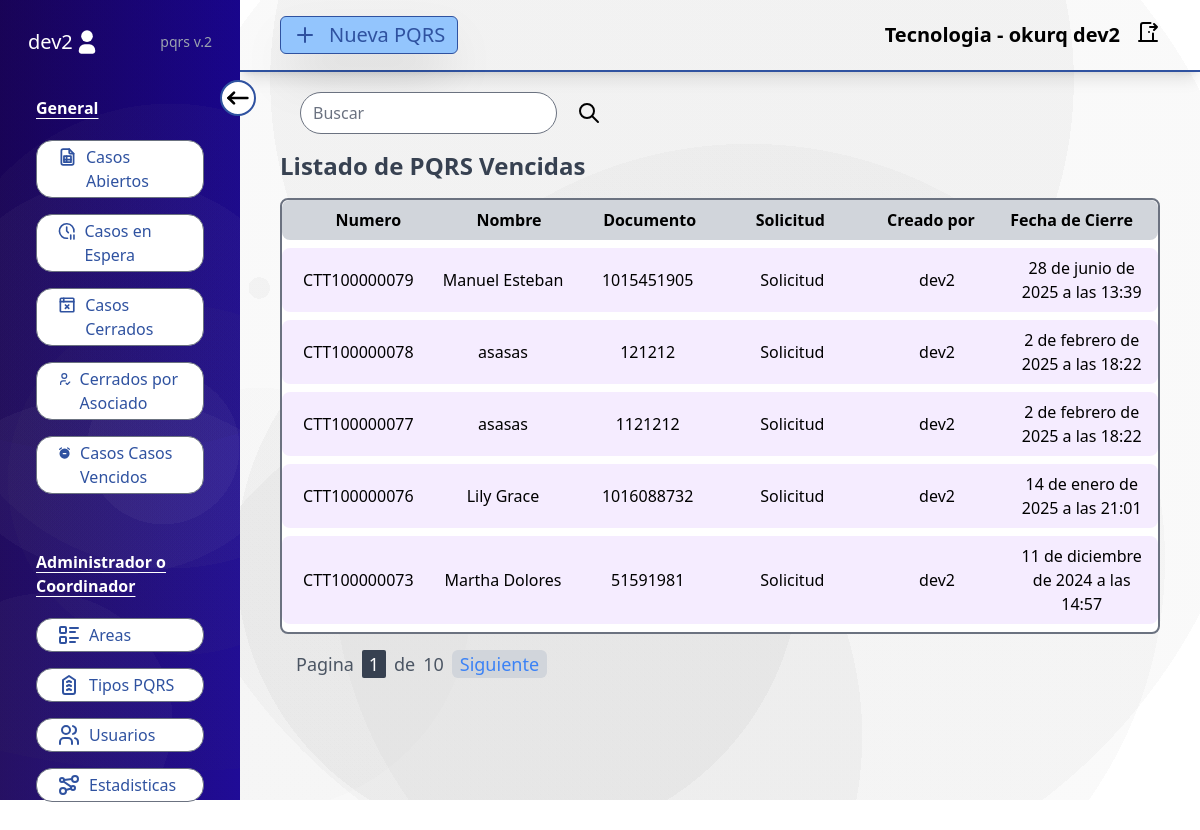
The app's page /pqrs-expiradas/ (signed in), older data.
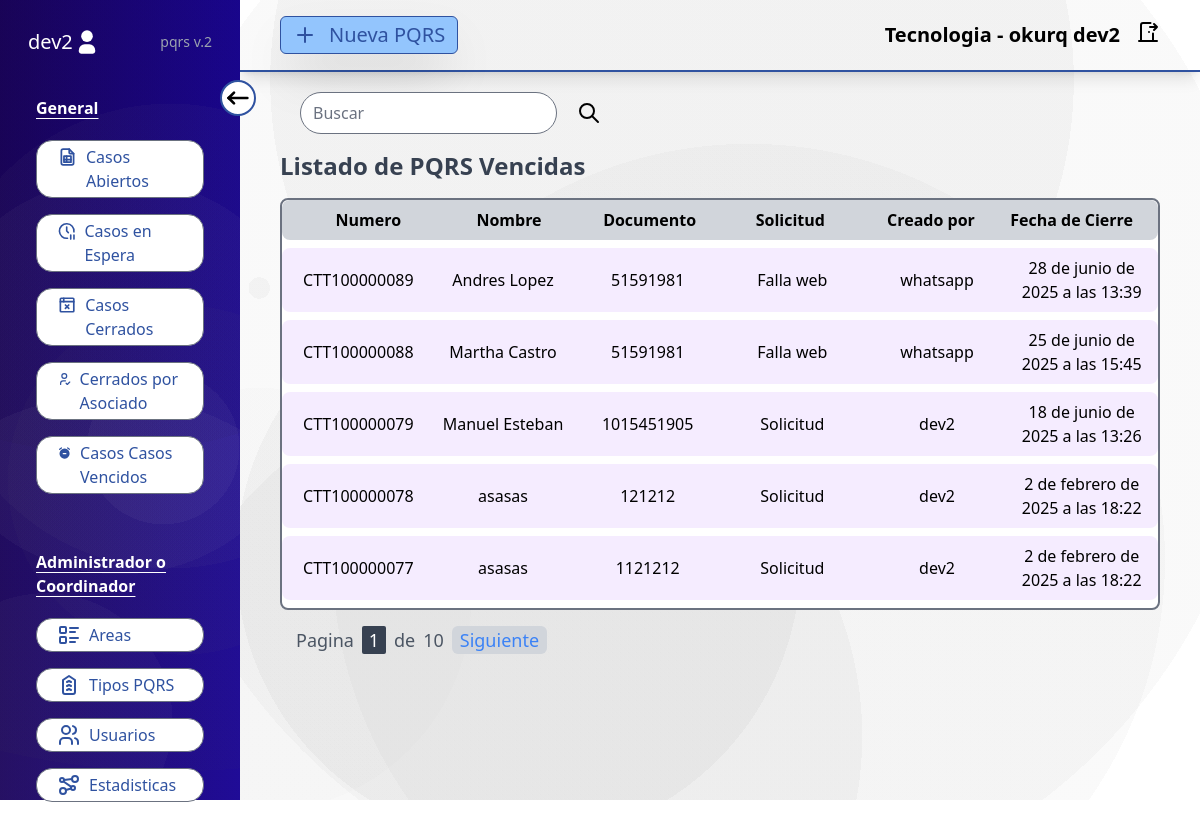
The same page, newer data.
### users/models.py (models this page shows, shortened)
class PQRS(models.Model):
    num = models.CharField(max_length=20, null=True, blank=True, unique=True)
    typePQRS = models.ForeignKey(TypesPQRS, on_delete=models.CASCADE)
    areas = models.CharField(max_length=1000, null=True, blank=True)
    name = models.CharField(max_length=200)
    asociado = models.IntegerField()
    email = models.EmailField()
    phone = models.IntegerField()
    description = models.CharField(max_length=1000)
    created = models.DateTimeField(auto_now_add=True)
    timeResponse = models.DateTimeField(null=True, blank=True)
    userCreated = models.CharField(max_length=100)
    status = models.CharField(max_length=100, default="Open")
    close_by = models.CharField(max_length=100, null=True, blank=True)
    closed = models.DateTimeField(null=True, blank=True)
    dateResponse = models.DateTimeField(null=True, blank=True)
    tokenControl = models.CharField(max_length=100, null=True, blank=True)
    objects = PQRSManager()
    def save(self, *args, **kwargs):
        if self.typePQRS and not self.timeResponse:
            dateEnd = datetime.now() + timedelta(hours=self.typePQRS.timeExecute)
            self.timeResponse = timezone.make_aware(dateEnd, timezone.get_current_timezone())
            name_pqrs = self.typePQRS.area_redirect
            setName = str(name_pqrs)
            self.areas = setName
        if not self.num:
            super().save(*args, **kwargs)
            self.num = f"CTT10{str(self.id).rjust(7, '0')}"
            kwargs['force_insert'] = False
        super(PQRS, self).save(*args, **kwargs)
    def check_time_response(self):
        if self.timeResponse and self.timeResponse < timezone.now() and self.status == "Open":
            self.status = "Expired"
            self.closed = timezone.now()
            self.save()
        if self.dateResponse and self.dateResponse < timezone.now() and self.status == "Wait":
            self.status = "CloseForUser"
            self.closed = timezone.now()
            self.save()
    class Meta:
        ordering = ['-created']

### adminUser/models.py (models this page shows, shortened)
class TypesPQRS(models.Model):
    name = models.CharField(max_length=100)
    timeExecute = models.IntegerField()
    area_redirect = models.ForeignKey(Areas, on_delete=models.SET_NULL, null=True, blank=True)
    def __str__(self):
        return self.name

### users/views.py (the view, shortened to what this page needs)
# urls.py: path('pqrs-expiradas/', expiredPQRS, name="expiredpqrs"),
@login_required
def expiredPQRS(request):
    formSearch = SearchForm()
    userType = request.user
    if userType.permissions == "superadmin" or userType.permissions == "coordinador":
        expirePQRS = PQRS.objects.filter(status="Expired")
    else:
        expirePQRS = PQRS.objects.filter(areas__icontains=userType.area, status="Expired")
    paginator = Paginator(expirePQRS, 5)
    page_number = request.GET.get('page', 1)
    try:
        pqrs_expired = paginator.page(page_number)
    except EmptyPage:
        return HttpResponseRedirect(f"{request.path}?page=1")
    return render(request, 'expired_pqrs.html', {'pqrs': pqrs_expired, 'formSearch': formSearch})

### users/forms.py
class SearchForm(forms.Form):
    search = forms.CharField(label="", widget=forms.TextInput(attrs={
        'class': 'bg-gray-200 border-[10px] rounded-full',
        'placeholder': 'Buscar',
    }))

### adminUser/models.py (called while the page is built)
    def __str__(self):
        return self.name

### users/models.py (called while the page is built)
    def get_queryset(self):
        queryset = super().get_queryset()
        for pqrs in queryset:
            pqrs.check_time_response()
        return queryset

### users/templates/expired_pqrs.html
{% extends "baseUsers.html" %} {% block datas %}
{% include "search.html" %}
<h2 class="my-4 text-2xl font-semibold text-gray-700">Listado de PQRS Vencidas</h2>
<div class="w-full max-h-[85%] border-2 bg-white border-gray-500 rounded-lg overflow-y-auto">
  <ul class="flex flex-row text-base font-semibold bg-gray-300 px-4 py-2 rounded-lg text-center">
    <li class="w-1/6">Numero</li>
    <li class="w-1/6">Nombre</li>
    <li class="w-1/6">Documento</li>
    <li class="w-1/6">Solicitud</li>
    <li class="w-1/6">Creado por</li>
    <li class="w-1/6">Fecha de Cierre</li>
  </ul>
  <div class="flex flex-col gap-2 py-2">
    {% for pqr in pqrs %}
    <a href="{% url 'findpqrs' pqr.num %}" class="">
      <ul class="flex flex-row gap-2 py-2 bg-purple-100/80 rounded-lg hover:bg-purple-200 transition-colors duration-200 px-2">
        <li class="w-1/6 flex text-center justify-center items-center">{{pqr.num}}</li>
        <li class="w-1/6 flex text-center justify-center items-center">{{pqr.name}}</li>
        <li class="w-1/6 flex text-center justify-center items-center">{{pqr.asociado}}</li>
        <li class="w-1/6 flex text-center justify-center items-center">{{pqr.typePQRS}}</li>
        <li class="w-1/6 flex text-center justify-center items-center">{{pqr.userCreated}}</li>
        <li class="w-1/6 flex text-center justify-center items-center">{{pqr.closed}}</li>
      </ul>
    </a>
    {% endfor %}
  </div>
</div>
{% include "pagination.html" with page=pqrs %} {% endblock datas %}

Row changes from the older to the newer data that the page shows:
no longer on this page (row unchanged): PQRS: num "CTT100000076", name "Lily Grace", asociado "1016088732", typePQRS "Solicitud", userCreated "dev2", closed "14 de enero de 2025 a las 21:01"
no longer on this page (row unchanged): PQRS: num "CTT100000073", name "Martha Dolores", asociado "51591981", typePQRS "Solicitud", userCreated "dev2", closed "11 de diciembre de 2024 a las 14:57"
added PQRS: num "CTT100000089", name "Andres Lopez", asociado "51591981", typePQRS "Falla web", userCreated "whatsapp", closed "28 de junio de 2025 a las 13:39"
added PQRS: num "CTT100000088", name "Martha Castro", asociado "51591981", typePQRS "Falla web", userCreated "whatsapp", closed "25 de junio de 2025 a las 15:45"
changed PQRS "CTT100000079": closed "28 de junio de 2025 a las 13:39" → "18 de junio de 2025 a las 13:26"
